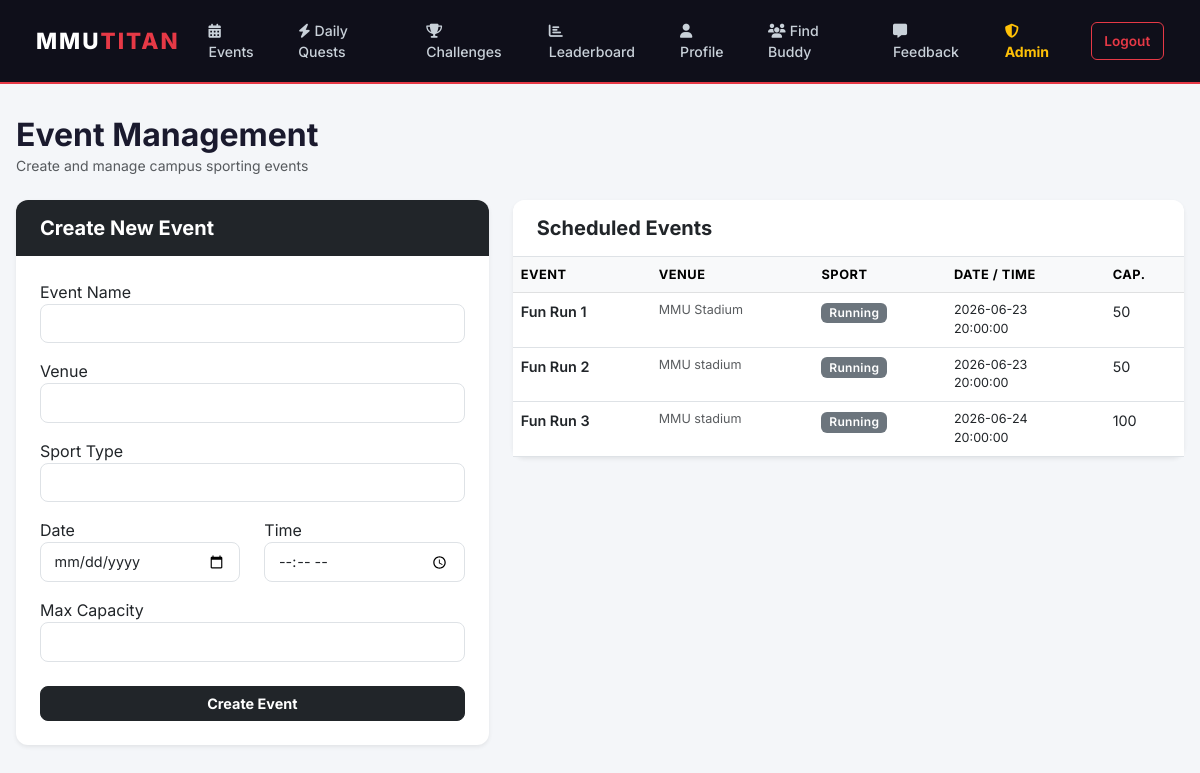
Screenshot of /admin/events (signed in) with the database file from the repository.
### mmutitan/models.py (models this page shows)
class Event(db.Model):
    id = db.Column(db.Integer, primary_key=True)
    name = db.Column(db.String(100), nullable=False)
    venue = db.Column(db.String(100), nullable=False)
    sport_type = db.Column(db.String(50), nullable=False)
    date = db.Column(db.Date, nullable=False)
    time = db.Column(db.Time, nullable=False)
    max_capacity = db.Column(db.Integer, nullable=False)
    rsvps = db.relationship('RSVP', backref='event_ref', lazy=True, cascade="all, delete-orphan")

### mmutitan/app.py (the view, shortened to what this page needs)
    @app.route('/admin/events', methods=['GET', 'POST'])
    @login_required
    @admin_required
    def manage_events():
        form = EventForm()
        events = Event.query.all()
        return render_template('admin_events.html', events=events, form=form)

### mmutitan/forms.py
class EventForm(FlaskForm):
    name = StringField('Event Name', validators=[DataRequired()])
    venue = StringField('Venue', validators=[DataRequired()])
    sport_type = StringField('Sport Type', validators=[DataRequired()])
    date = DateField('Date', format='%Y-%m-%d', validators=[DataRequired()])
    time = TimeField('Time', validators=[DataRequired()])
    max_capacity = IntegerField('Max Capacity', validators=[DataRequired()])
    submit = SubmitField('Create Event')

### mmutitan/app.py (called while the page is built)
def admin_required(f):
    @wraps(f)
    def decorated_function(*args, **kwargs):
        if not current_user.is_admin:
            flash('Access Denied. Admins only.', 'danger')
            return redirect(url_for('home'))
        return f(*args, **kwargs)
    return decorated_function

### mmutitan/models.py (called while the page is built)
@login_manager.user_loader
def load_user(user_id):
    return User.query.get(int(user_id))

### mmutitan/templates/admin_events.html (shortened to what this page needs)
{% extends "base.html" %}
{% block content %}
<div class="mb-4">
    <h2 class="fw-bold mb-0">Event Management</h2>
    <p class="text-muted small">Create and manage campus sporting events</p>
</div>
<div class="row g-4">
    <div class="col-md-5">
        <div class="card shadow-sm">
            <div class="card-header bg-dark text-white py-3">
                <h5 class="mb-0 fw-bold">Create New Event</h5>
            </div>
            <div class="card-body p-4">
                <form method="POST">
                    <div class="mb-3">
                        {{ form.name.label }}
                        {{ form.name(class="form-control") }}
                    </div>
                    <div class="mb-3">
                        {{ form.venue.label }}
                        {{ form.venue(class="form-control") }}
                    </div>
                    <div class="mb-3">
                        {{ form.sport_type.label }}
                        {{ form.sport_type(class="form-control") }}
                    </div>
                    <div class="row mb-3">
                        <div class="col-md-6">
                            {{ form.date.label }}
                            {{ form.date(class="form-control", type="date") }}
                        </div>
                        <div class="col-md-6">
                            {{ form.time.label }}
                            {{ form.time(class="form-control", type="time") }}
                        </div>
                    </div>
                    <div class="mb-4">
                        {{ form.max_capacity.label }}
                        {{ form.max_capacity(class="form-control") }}
                    </div>
                    {{ form.submit(class="btn btn-dark w-100 fw-bold") }}
                </form>
            </div>
        </div>
    </div>
    <div class="col-md-7">
        <div class="card shadow-sm">
            <div class="card-header bg-white border-bottom py-3">
                <h5 class="mb-0 fw-bold">Scheduled Events</h5>
            </div>
            <div class="table-responsive">
                <table class="table table-hover mb-0">
                    <thead class="table-light">
                        <tr>
                            <th>Event</th>
                            <th>Venue</th>
                            <th>Sport</th>
                            <th>Date / Time</th>
                            <th>Cap.</th>
                        </tr>
                    </thead>
                    <tbody>
                        {% for event in events %}
                        <tr>
                            <td class="fw-semibold">{{ event.name }}</td>
                            <td class="text-muted small">{{ event.venue }}</td>
                            <td><span class="badge bg-secondary">{{ event.sport_type }}</span></td>
                            <td class="small">{{ event.date }}<br>{{ event.time }}</td>
                            <td>{{ event.max_capacity }}</td>
                        </tr>
                        {% else %}
                        <tr>
                            <td colspan="5" class="text-center py-4 text-muted">No events yet.</td>
                        </tr>
                        {% endfor %}
                    </tbody>
                </table>
            </div>
        </div>
    </div>
</div>
{% endblock %}

### mmutitan/templates/base.html (style rules this page uses)
body { font-family: 'Inter', sans-serif; background-color: #f4f6f9; color: #1a1a2e; }
.card { border: none; border-radius: 12px; box-shadow: 0 2px 12px rgba(0,0,0,0.07); }
.card-header { border-radius: 12px 12px 0 0 !important; border-bottom: none; padding: 1rem 1.5rem; }
.btn { border-radius: 8px; font-weight: 500; font-size: 0.9rem; }
.form-control, .form-select { border-radius: 8px; border: 1.5px solid #dee2e6; font-size: 0.9rem; padding: 0.5rem 0.85rem; }
.badge { font-weight: 600; letter-spacing: 0.3px; border-radius: 6px; font-size: 0.75rem; }
.table { font-size: 0.9rem; }
.table thead th { font-weight: 700; font-size: 0.8rem; letter-spacing: 0.5px; text-transform: uppercase; }

### rows the page displays
Event: name "Fun Run 1", venue "MMU Stadium", sport_type "Running", date "2026-06-23", time "20:00:00", max_capacity "50"
Event: name "Fun Run 2", venue "MMU stadium", sport_type "Running", date "2026-06-23", time "20:00:00", max_capacity "50"
Event: name "Fun Run 3", venue "MMU stadium", sport_type "Running", date "2026-06-24", time "20:00:00", max_capacity "100"
